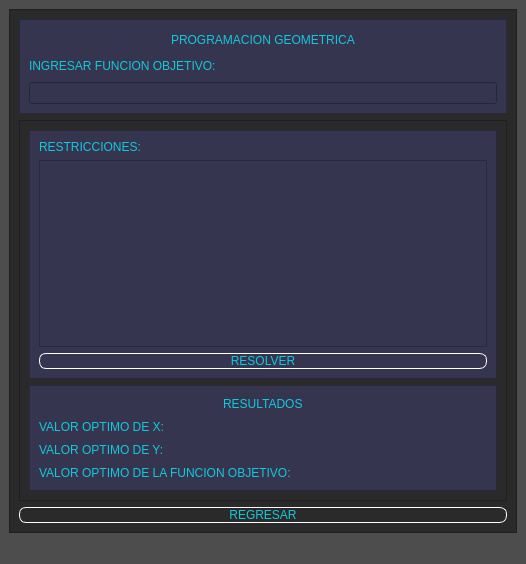
<?xml version="1.0" encoding="UTF-8"?>
<ui version="4.0">
 <class>MainWindow</class>
 <widget class="QMainWindow" name="MainWindow">
  <property name="geometry">
   <rect>
    <x>0</x>
    <y>0</y>
    <width>526</width>
    <height>564</height>
   </rect>
  </property>
  <property name="windowTitle">
   <string>MainWindow</string>
  </property>
  <property name="styleSheet">
   <string notr="true">
background-color: rgb(77, 77, 77);</string>
  </property>
  <widget class="QWidget" name="centralwidget">
   <layout class="QHBoxLayout" name="horizontalLayout">
    <item>
     <widget class="QFrame" name="frame">
      <property name="styleSheet">
       <string notr="true">
background-color: rgb(42, 42, 42);</string>
      </property>
      <property name="frameShape">
       <enum>QFrame::StyledPanel</enum>
      </property>
      <property name="frameShadow">
       <enum>QFrame::Raised</enum>
      </property>
      <layout class="QVBoxLayout" name="verticalLayout" stretch="2,8,0">
       <item>
        <widget class="QFrame" name="frame_2">
         <property name="styleSheet">
          <string notr="true"> background-color: rgb(53, 53, 79);</string>
         </property>
         <property name="frameShape">
          <enum>QFrame::StyledPanel</enum>
         </property>
         <property name="frameShadow">
          <enum>QFrame::Raised</enum>
         </property>
         <layout class="QVBoxLayout" name="verticalLayout_2">
          <item alignment="Qt::AlignHCenter">
           <widget class="QLabel" name="label_7">
            <property name="styleSheet">
             <string notr="true">font: 87 15pt &quot;Arial 	Black&quot;;

color: rgb(20, 200, 220);</string>
            </property>
            <property name="text">
             <string>PROGRAMACION GEOMETRICA</string>
            </property>
           </widget>
          </item>
          <item>
           <widget class="QLabel" name="label">
            <property name="styleSheet">
             <string notr="true">font: 87 9pt &quot;Arial 	Black&quot;;

color: rgb(20, 200, 220);</string>
            </property>
            <property name="text">
             <string>INGRESAR FUNCION OBJETIVO:</string>
            </property>
           </widget>
          </item>
          <item>
           <widget class="QLineEdit" name="ingresar_geometrica">
            <property name="styleSheet">
             <string notr="true">
color:rgb(20,200,220);</string>
            </property>
           </widget>
          </item>
         </layout>
        </widget>
       </item>
       <item>
        <widget class="QFrame" name="frame_3">
         <property name="frameShape">
          <enum>QFrame::StyledPanel</enum>
         </property>
         <property name="frameShadow">
          <enum>QFrame::Raised</enum>
         </property>
         <layout class="QVBoxLayout" name="verticalLayout_3" stretch="7,3">
          <item>
           <widget class="QFrame" name="frame_4">
            <property name="styleSheet">
             <string notr="true"> background-color: rgb(53, 53, 79);</string>
            </property>
            <property name="frameShape">
             <enum>QFrame::StyledPanel</enum>
            </property>
            <property name="frameShadow">
             <enum>QFrame::Raised</enum>
            </property>
            <layout class="QVBoxLayout" name="verticalLayout_5">
             <item>
              <widget class="QLabel" name="label_2">
               <property name="styleSheet">
                <string notr="true">font: 87 7pt &quot;Arial 	Black&quot;;

color: rgb(20, 200, 220);</string>
               </property>
               <property name="text">
                <string>RESTRICCIONES:</string>
               </property>
              </widget>
             </item>
             <item>
              <widget class="QTextEdit" name="textEdit_g">
               <property name="styleSheet">
                <string notr="true">color:rgb(20,200,220);</string>
               </property>
              </widget>
             </item>
             <item>
              <widget class="QPushButton" name="pushButton_g">
               <property name="styleSheet">
                <string notr="true">font:87 12pt &quot;Arial Black&quot;;
background-color:#000000ff;
color:rgb(20,200,220);
border-radius:7px;
border:1px solid white;</string>
               </property>
               <property name="text">
                <string>RESOLVER</string>
               </property>
              </widget>
             </item>
            </layout>
           </widget>
          </item>
          <item>
           <widget class="QFrame" name="frame_5">
            <property name="styleSheet">
             <string notr="true"> background-color: rgb(53, 53, 79);</string>
            </property>
            <property name="frameShape">
             <enum>QFrame::StyledPanel</enum>
            </property>
            <property name="frameShadow">
             <enum>QFrame::Raised</enum>
            </property>
            <layout class="QVBoxLayout" name="verticalLayout_4">
             <item alignment="Qt::AlignHCenter">
              <widget class="QLabel" name="label_3">
               <property name="styleSheet">
                <string notr="true">font: 87 15pt &quot;Arial 	Black&quot;;

color: rgb(20, 200, 220);</string>
               </property>
               <property name="text">
                <string>RESULTADOS</string>
               </property>
              </widget>
             </item>
             <item>
              <widget class="QLabel" name="label_4_g">
               <property name="styleSheet">
                <string notr="true">font: 87 7pt &quot;Arial 	Black&quot;;

color: rgb(20, 200, 220);</string>
               </property>
               <property name="text">
                <string>VALOR OPTIMO DE X:</string>
               </property>
              </widget>
             </item>
             <item>
              <widget class="QLabel" name="label_5_g">
               <property name="styleSheet">
                <string notr="true">font: 87 7pt &quot;Arial 	Black&quot;;

color: rgb(20, 200, 220);</string>
               </property>
               <property name="text">
                <string>VALOR OPTIMO DE Y:</string>
               </property>
              </widget>
             </item>
             <item>
              <widget class="QLabel" name="label_6_g">
               <property name="styleSheet">
                <string notr="true">font: 87 7pt &quot;Arial 	Black&quot;;

color: rgb(20, 200, 220);</string>
               </property>
               <property name="text">
                <string>VALOR OPTIMO DE LA FUNCION OBJETIVO:</string>
               </property>
              </widget>
             </item>
            </layout>
           </widget>
          </item>
         </layout>
        </widget>
       </item>
       <item>
        <widget class="QPushButton" name="pushButton_2_g">
         <property name="styleSheet">
          <string notr="true">font:87 12pt &quot;Arial Black&quot;;
background-color:#000000ff;
color:rgb(20,200,220);
border-radius:7px;
border:1px solid white;</string>
         </property>
         <property name="text">
          <string>REGRESAR</string>
         </property>
        </widget>
       </item>
      </layout>
     </widget>
    </item>
   </layout>
  </widget>
  <widget class="QMenuBar" name="menubar">
   <property name="geometry">
    <rect>
     <x>0</x>
     <y>0</y>
     <width>526</width>
     <height>21</height>
    </rect>
   </property>
  </widget>
  <widget class="QStatusBar" name="statusbar"/>
 </widget>
 <resources/>
 <connections/>
</ui>
